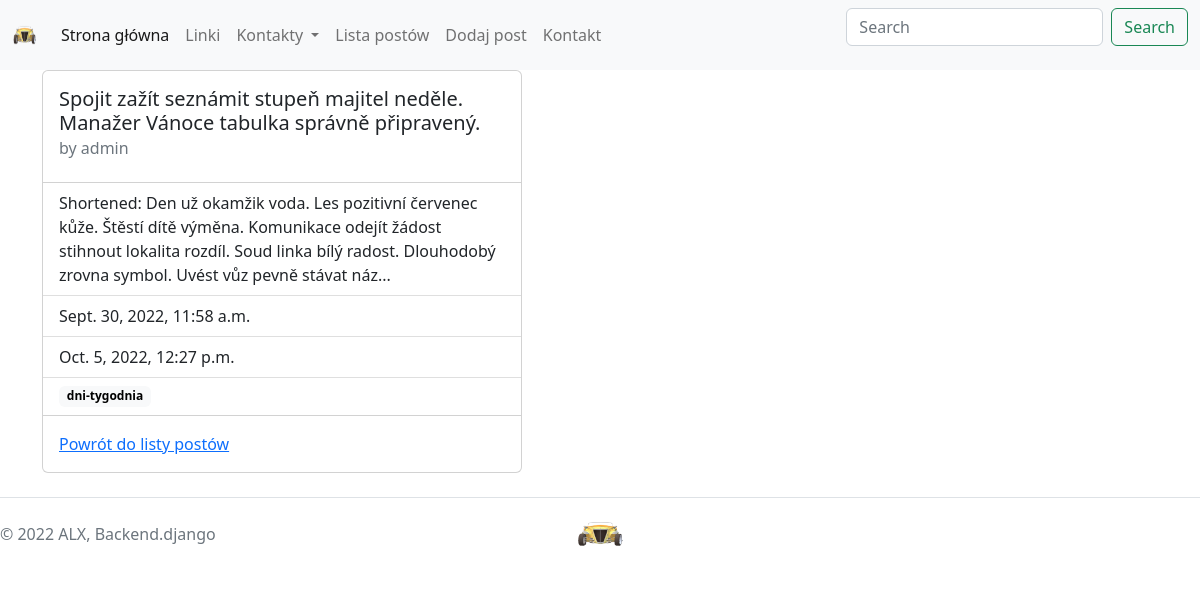
Screenshot of /posts/8 with the database file from the repository.
### posts/models.py (models this page shows, shortened)
class Post(models.Model):
    author = models.ForeignKey(
        "auth.User",
        on_delete=models.CASCADE,
        related_name="posts"
    )
    title = models.CharField(max_length=255)  # pole tekstowe o określonej długości
    content = models.TextField()  # pole tekstowe o nieokreślonej długości
    published = models.BooleanField(default=False)  # flaga true/false
    sponsored = models.BooleanField(default=False)  # flaga true/false
    created = models.DateTimeField(auto_now_add=True)  # data utworzenia - tylko przy utworzeniu
    modified = models.DateTimeField(auto_now=True)  # data modyfikacji - zawsze gdy klikniemy save
    tags = models.ManyToManyField('tags.Tag', related_name="posts", blank=True)
    example_file = models.FileField(upload_to='posts/examples/', blank=True, null=True)
    image = models.ImageField(upload_to='posts/images/', blank=True, null=True)
    def is_content_long(self, n_chars=200):
        return len(self.content) > n_chars
    def short_content(self, n=200):
        return self.content[:n]

### tags/models.py (models this page shows, shortened)
class Tag(models.Model):
    name = models.CharField(unique=True, max_length=100)
    slug = models.SlugField(unique=True, max_length=100)

### posts/views.py (the view)
# urls.py: path('<int:id>', posts_details, name='details'),
def posts_details(request, id):
    p = Post.objects.get(id=id)
    context = {'post': p}
    return render(request, 'posts/details.html', context)

### posts/templates/posts/details.html (shortened to what this page needs)
{% extends "main/base.html" %}
{% block content %}
    <div class="card" style="width: 30rem;">
        <div class="card-body">
            <h5 class="card-title">{{ post.title }}</h5>
            <h6 class="card-subtitle mb-2 text-muted">by {{ post.author }}</h6>
        </div>
        <ul class="list-group list-group-flush">
            {% if post.is_content_long %}
                <li class="list-group-item">Shortened: {{ post.short_content }}...</li>
            {% else %}
                <li class="list-group-item">{{ post.content }}</li>
            {% endif %}
            <li class="list-group-item">{{ post.created }}</li>
            <li class="list-group-item">{{ post.modified }}</li>
            <li class="list-group-item">
                {% for tag in post.tags.all %}
                    <span class="badge text-bg-light" data-bs-toggle="tooltip"
                          data-bs-title="{{ tag.name }}">{{ tag.slug }}</span>
                {% endfor %}
            </li>
        </ul>
        <div class="card-body">
            <a href="{% url 'posts:list' %}" class="card-link">Powrót do listy postów</a>
        </div>
    </div>
{% endblock %}

### rows the page displays
Post: title "Spojit zažít seznámit stupeň majitel neděle. Manažer Vánoce tabulka správně připravený.", author "admin", short_content "Den už okamžik voda. Les pozitivní červenec kůže. Štěstí dítě výměna. Komunikace odejít žádost stihnout lokalita rozdíl. Soud linka bílý radost. Dlouhodobý zrovna symbol. Uvést vůz pevně stávat náz", created "Sept. 30, 2022, 11:58 a.m.", modified "Oct. 5, 2022, 12:27 p.m."
Tag: slug "dni-tygodnia"
